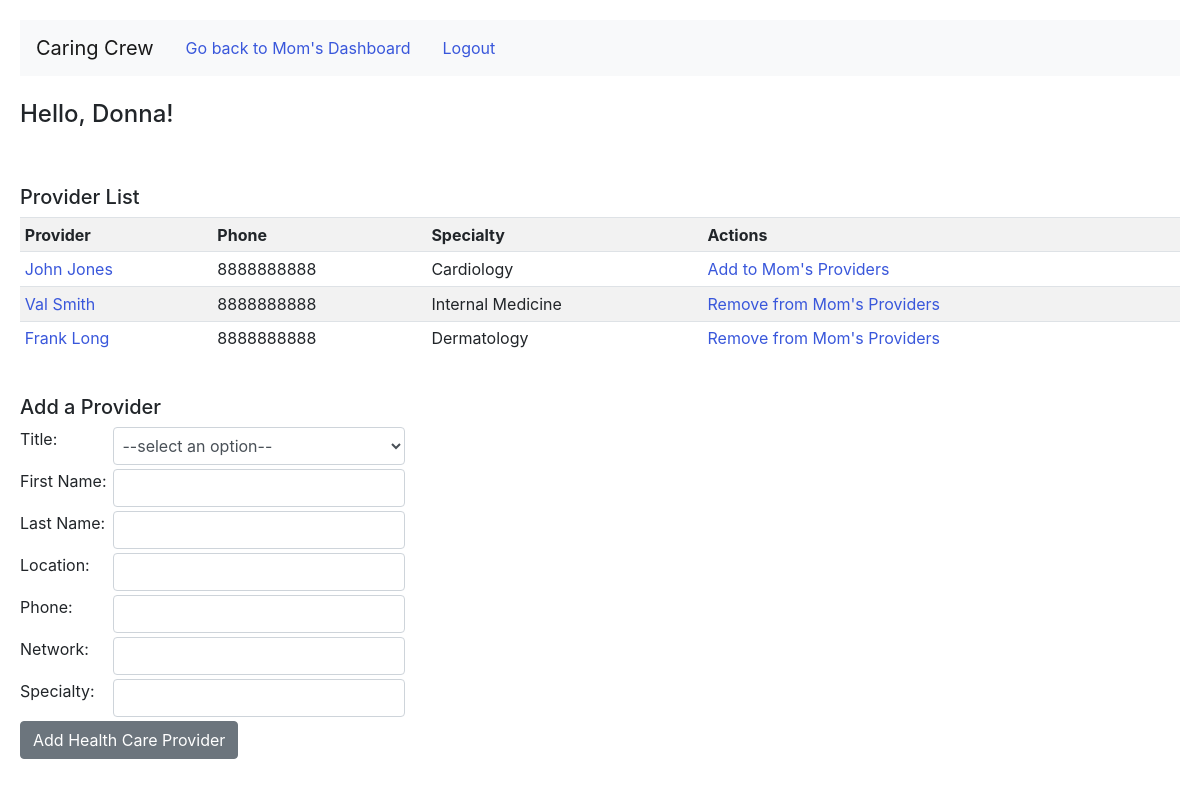
Page /dashboard/1/doctors (signed in) on the committed database.
### python_app/models.py (models this page shows)
class Patient(models.Model):
    first_name = models.CharField(max_length=255)
    last_name = models.CharField(max_length=255)
    known_as_name = models.CharField(max_length=255)
    birthdate = models.DateField()
    caregiver = models.ManyToManyField(User, related_name = "caregivers")
    created_at = models.DateTimeField(auto_now_add=True)
    updated_at = models.DateTimeField(auto_now=True)

class User(models.Model):
    first_name = models.CharField(max_length=255)
    last_name = models.CharField(max_length=255)
    email = models.EmailField(max_length=255)
    password = models.CharField(max_length=255)
    created_at = models.DateTimeField(auto_now_add=True)
    updated_at = models.DateTimeField(auto_now=True)
    objects = UserManager()

class Doctor(models.Model):
    title = models.CharField(max_length = 255)
    first_name = models.CharField(max_length=255)
    last_name = models.CharField(max_length=255)
    location = models.CharField(max_length = 255)
    phone = models.CharField(max_length=12)
    network = models.CharField(max_length=255)
    specialty = models.CharField(max_length=255)
    treating = models.ManyToManyField(Patient, related_name= "treater")
    created_at = models.DateTimeField(auto_now_add=True)
    updated_at = models.DateTimeField(auto_now=True)
    objects = DoctorManager()

### python_app/views.py (the view)
# urls.py: path('dashboard/<int:patient_id>/doctors', views.doctors),
def doctors(request, patient_id):
    context = {
        'userid' : User.objects.get(id=request.session['uuid']),
        'current_patient' : Patient.objects.get(id=patient_id),
        'all_doctors' : Doctor.objects.all(),
    }
    return render(request,'doctors.html', context)

### python_app/templates/doctors.html (shortened to what this page needs)
<!DOCTYPE html>
<html lang="en">
<head>
    <link rel="stylesheet" href="https://cdn.jsdelivr.net/npm/bootstrap@4.5.3/dist/css/bootstrap.min.css">
    <link rel="stylesheet" href="/static/style.css">
</head>
<body>
    <nav class="navbar navbar-expand-lg navbar-light bg-light">
        <a class="navbar-brand" href="#">Caring Crew</a>
        <span class="nav-link"><a href="/dashboard/{{current_patient.id}}">Go back to {{current_patient.known_as_name}}'s Dashboard</a></span>
        <span class = "nav-link"><a href="/logout">Logout</a></span>
    </nav>
    <br>
    <h4>Hello, {{userid.first_name}}!</h4>
    <br>
    <br>
    <table class = 'table table-sm table-striped'>
        <h5>Provider List</h5>
        <tr>
            <th>Provider</th>
            <th>Phone</th>
            <th>Specialty</th>
            <th>Actions</th>
        </tr>
        {%for doctor in all_doctors%}
        <tr>
            <td><a href="/doctors/{{current_patient.id}}/{{doctor.id}}">{{doctor.first_name}} {{doctor.last_name}}</a></td>
            <td>{{doctor.phone}}</td>
            <td>{{doctor.specialty}}</td>
            <td>{%if current_patient not in doctor.treating.all%}<a href="/add_to_doctors/{{current_patient.id}}/{{doctor.id}}">Add to {{current_patient.known_as_name}}'s Providers</a>{%else%}<a href="/remove_from_doctors/{{current_patient.id}}/{{doctor.id}}">Remove from {{current_patient.known_as_name}}'s Providers</a>{%endif%}</td>
        </tr>
        {%endfor%}
    </table>
    <br>
    <h5>Add a Provider</h5>
    <form action="/add_doctor/{{current_patient.id}}" method=POST>
        <div class = "form-row mt-1">
            <label for="doctor_title" class = "col-md-1">Title:</label>
            <select class = "form-control col-md-3"name="title" id="title" required>
                <option value="" disabled selected = "selected">--select an option--</option>
            </select>
        </div>
        <div class = "form-row mt-1">
            <label for="First_name" class = "col-md-1">First Name: </label>
            <input type="text" class = "form-control col-md-3" name = 'first_name'>
        </div>
        <div class = "form-row mt-1">
            <label for="Last_name" class = "col-md-1">Last Name: </label>
            <input type="text" class = "form-control col-md-3" name = 'last_name'>
        </div>
        <div class = "form-row mt-1">
            <label for="Location" class = "col-md-1">Location: </label>
            <input type="text" class = "form-control col-md-3" name = 'location'>
        </div>
        <div class = "form-row mt-1">
            <label for="phone" class = "col-md-1">Phone: </label>
            <input type="text" class = "form-control col-md-3" name = 'phone'>
        </div>
        <div class = "form-row mt-1">
            <label for="network" class = "col-md-1">Network: </label>
            <input type="text" class = "form-control col-md-3" name = 'network'>
        </div>
        <div class = "form-row mt-1">
            <label for="specialty" class = "col-md-1">Specialty: </label>
            <input type="text" class = "form-control col-md-3" name = 'specialty'>
        </div>
        <button type="submit" class = "btn btn-secondary mt-1">Add Health Care Provider</button>
    </form>
</body>
</html>

### python_app/static/style.css (style rules this page uses)
body { padding: 20px; height: 1000px; }
a { color: rgb(57, 87, 219); }

### rows in the picture
Patient: known_as_name "Mom"
User: first_name "Donna"
Doctor: first_name "John", last_name "Jones", phone "8888888888", specialty "Cardiology"
Doctor: first_name "Val", last_name "Smith", phone "8888888888", specialty "Internal Medicine"
Doctor: first_name "Frank", last_name "Long", phone "8888888888", specialty "Dermatology"
